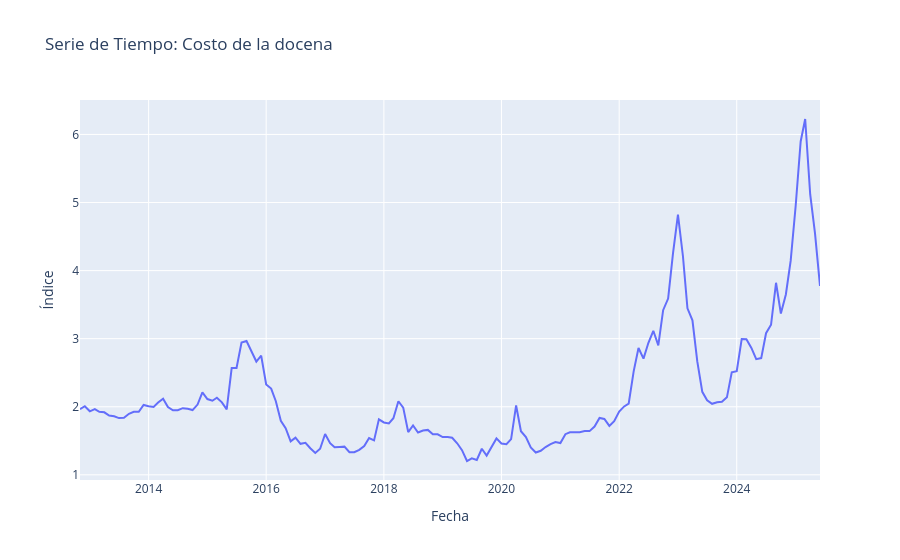

The notebook cell this image was saved under:
### Markdown cell above
Mediante la API de FRED descargamos los datos, en la página como tal de la gráfica se puede ver un **preview** de como se ve la serie de tiempo y pudimos observar como había un **salto temporal** de septiembre a noviembre del 2025, es decir, falta octubre 2025 por lo que para no lidiar con imputación de **nans** vamos a usar la serie desde eñ inicio hasta **septiembre 2025** ya que la info restante es muy poca [2 datos]:

### Code cell
# La api key de cada quien para poder usar la api
API_KEY = '5971983c33e5c55ccba85f8742864ef5 '

try:
    # Instanciar fred
    fred = Fred(api_key=API_KEY)

    # Cargar la serie desde FRED
    series_id = 'APU0000708111'
    #series_id = 'APU0000703112'
    df = pd.DataFrame(fred.get_series(series_id), columns=['value'])
    df.index.name = 'date'

    # Filtramos los datos a 10 años
    df = df[(df.index >= '2012-11-01')&(df.index <= '2025-06-01')]

    # IMPORTANTE: Establecemos la frecuencia explícita (Mensual - Inicio)
    df.index = pd.DatetimeIndex(df.index).to_period('M').to_timestamp()
    df.index.freq = 'MS'

except Exception as e:
    print(f"Error: {e}")

# Graficar serie
fig = px.line(df, x=df.index, y='value', title=f'Serie de Tiempo: Costo de la docena')
fig.update_layout(
    xaxis_title='Fecha',
    yaxis_title='Índice',

)
fig.show()

### Figure 1 — Plotly figure (JSON) as saved in the notebook; plotly's stock layout.template omitted (floating-point values rounded to 4 significant figures; data arrays with more than 128 entries replaced by an {"elided": "..."} marker saying what was removed)
{"data": [{"hovertemplate": "date=%{x}<br>value=%{y}<extra></extra>", "legendgroup": "", "line": {"color": "#636efa", "dash": "solid"}, "marker": {"symbol": "circle"}, "mode": "lines", "name": "", "orientation": "v", "showlegend": false, "type": "scatter", "x": {"elided": "152 str values"}, "xaxis": "x", "y": {"elided": "152 float values"}, "yaxis": "y"}], "layout": {"legend": {"tracegroupgap": 0}, "title": {"text": "Serie de Tiempo: Costo de la docena"}, "xaxis": {"anchor": "y", "domain": [0, 1], "title": {"text": "Fecha"}}, "yaxis": {"anchor": "x", "domain": [0, 1], "title": {"text": "Índice"}}}}
